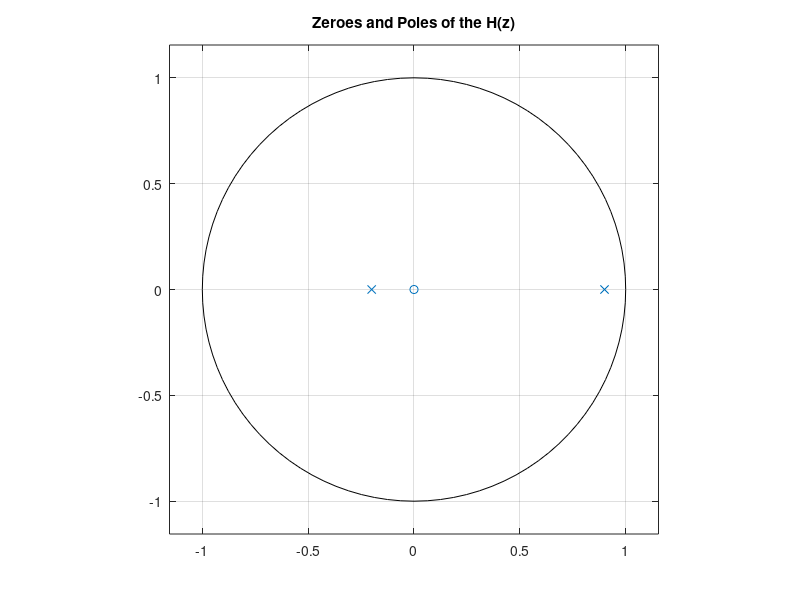
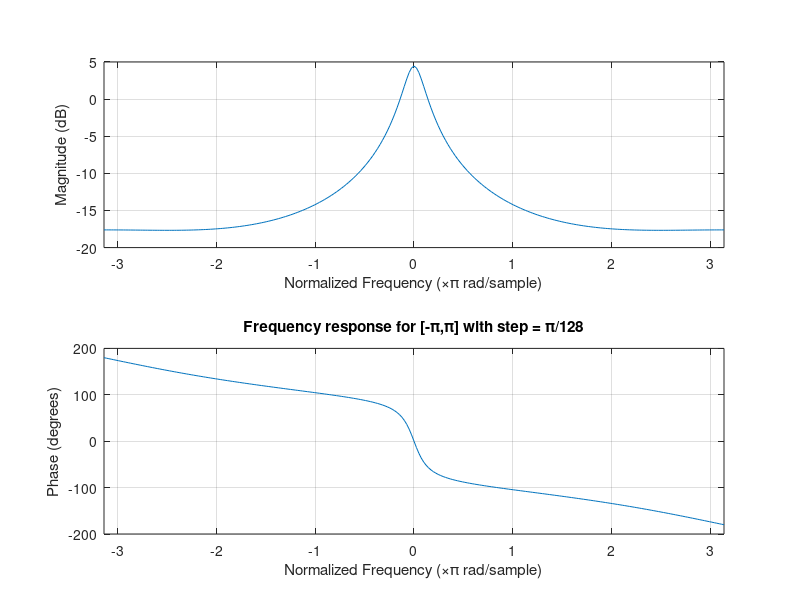
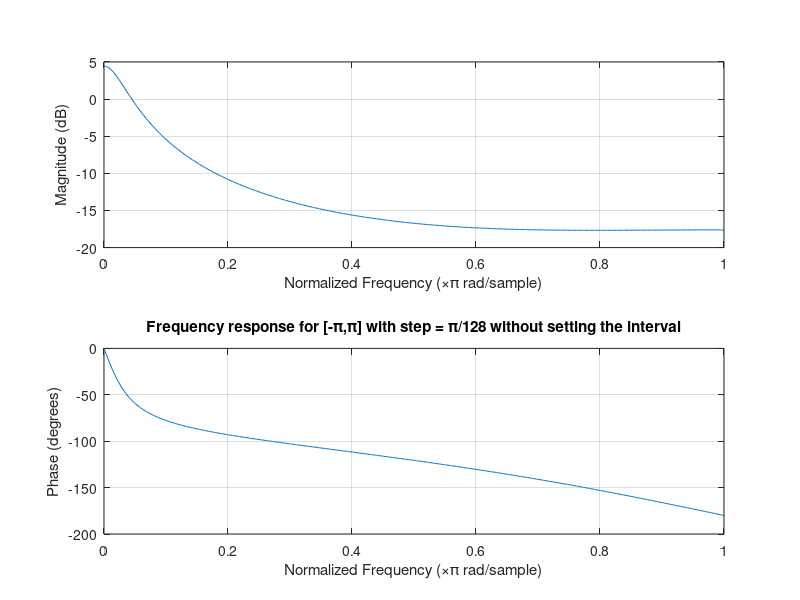
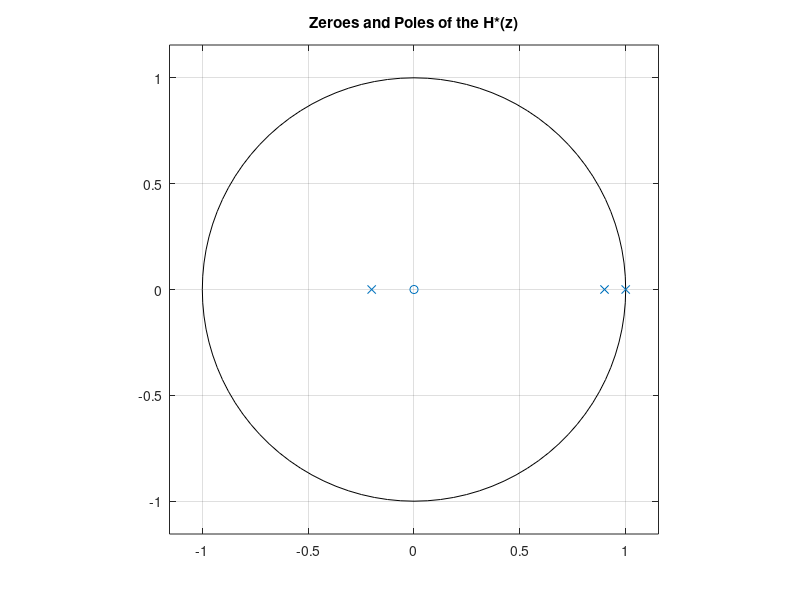

The MATLAB script that drew these images, in order:
close all;
clear all;
clc;

%% Exercise 1 

% Question b

% Set the frequency 
fs=1;
Ts=1/fs;

% Model the Transfer Function H(z) using tf()
H = tf( [0, 0.2 ,0], [1, -0.7, -0.18], Ts)

% Find the zeroes and the poles of the TF by solving the eqs
zeroes = roots([0, 0.2, 0])
poles = roots([1, -0.7, -0.18])

% Set the zeroes and poles on the Img plane
figure(1);
zplane(zeroes, poles);
title('Zeroes and Poles of the H(z)')



% Question d

%Set the frequency interval vector
fval = -pi:pi/128:pi;

figure(2);
% Normal drawing of frequency response
freqz( [0, 0.2, 0], [1, -0.7, -0.18], fval)
title('Frequency response for [-\pi,\pi] with step = \pi/128')

figure(3);
% Drawing of frequency response without providing interval
freqz( [0, 0.2, 0], [1, -0.7, -0.18])
title('Frequency response for [-\pi,\pi] with step = \pi/128 without setting the interval')




%Question e

clear all;

% Set the frequency 
fs=1;
Ts=1/fs;

% Model the Transfer Function H(z) using tf()
H = tf( [0, 0.2, 0], [1, -1.7, 0.52, 0.18], Ts)

% Find the zeroes and the poles of the TF by solving the eqs
zeroes = roots([0, 0.2, 0])
poles = roots([1, -1.7, 0.52, 0.18])

% Set the zeroes and poles on the Img plane
figure(4);
zplane(zeroes, poles);
title('Zeroes and Poles of the H*(z)');

%Set the frequency interval vector
fval = -pi:pi/128:pi;

figure(5);
% Normal drawing of frequency response
freqz( [0, 0.2, 0], [1, -1.7, 0.52, 0.18], fval)
title('Frequency response for [-\pi,\pi] with step = \pi/128')





%% Exercise 2
